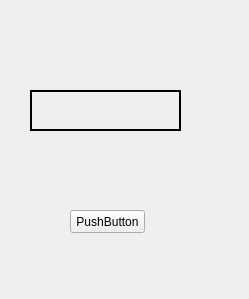
<?xml version="1.0" encoding="UTF-8"?>
<ui version="4.0">
 <class>RoadRobotModeSetWidget</class>
 <widget class="QWidget" name="RoadRobotModeSetWidget">
  <property name="geometry">
   <rect>
    <x>0</x>
    <y>0</y>
    <width>249</width>
    <height>299</height>
   </rect>
  </property>
  <property name="windowTitle">
   <string>Form</string>
  </property>
  <widget class="QLabel" name="label">
   <property name="geometry">
    <rect>
     <x>30</x>
     <y>90</y>
     <width>151</width>
     <height>41</height>
    </rect>
   </property>
   <property name="frameShape">
    <enum>QFrame::WinPanel</enum>
   </property>
   <property name="text">
    <string/>
   </property>
  </widget>
  <widget class="QPushButton" name="pushButton">
   <property name="geometry">
    <rect>
     <x>70</x>
     <y>210</y>
     <width>75</width>
     <height>23</height>
    </rect>
   </property>
   <property name="text">
    <string>PushButton</string>
   </property>
  </widget>
 </widget>
 <resources/>
 <connections/>
</ui>
